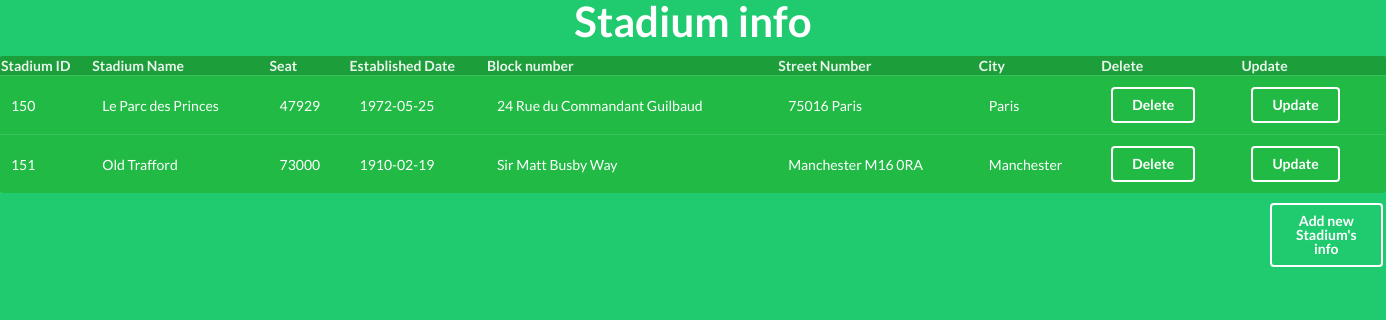
The app's page /crud/read_stadiums.php with its own data.
### tables this page shows
CREATE TABLE `stadiums` (
  `stadium_id` int(11) NOT NULL,
  `stadium_name` varchar(100) NOT NULL,
  `seat` int(11) NOT NULL,
  `established_date` date NOT NULL,
  `block_number` varchar(100) NOT NULL,
  `street_number` varchar(100) NOT NULL,
  `city` varchar(100) NOT NULL
);

### crud/read_stadiums.php (the view, shortened to what this page needs)
<html>
	<head>
		<link rel="stylesheet" href="https://cdnjs.cloudflare.com/ajax/libs/semantic-ui/2.4.1/semantic.min.css">
	</head>
	<body style="background-color: #20CB70">
<h1 style="text-align: center; color: white; font-size: 3rem; line-height: 1">Stadium info</h1>
<?php
	$connect = mysqli_connect( HOST, USER, PASS, DB )
		or die("Can not connect");
	$results = mysqli_query( $connect, "SELECT * FROM stadiums" )
		or die("Can not execute query");
	echo "<table class='ui inverted green table'style='margin: 0 auto;'> \n";
	echo "<th>Stadium ID</th> <th>Stadium Name</th> <th>Seat</th> <th>Established Date</th> <th>Block number</th> <th>Street Number</th> <th>City</th> <th>Delete</th> <th>Update</th> \n";
	while( $rows = mysqli_fetch_array( $results ) ) {
		extract( $rows );
		echo "<tr>";
		echo "<td> $stadium_id </td>";
		echo "<td> $stadium_name </td>";
		echo "<td> $seat</td>";
		echo "<td> $established_date </td>";
		echo "<td> $block_number </td>";
		echo "<td> $street_number </td>";
		echo "<td> $city </td>";
		echo "<td> <a href = 'delete_stadiums.php?stadium_id=$stadium_id'> <button class='ui inverted button'>Delete </button></a> </td>";
		echo "<td> <a href = 'update_input_stadiums.php?stadium_id=$stadium_id&stadium_name=$stadium_name&seat=$seat&established_date=$established_date&block_number=$block_number&street_number=$street_number&city=$city'><button class='ui inverted button'> Update </button></a> </td>";
		echo "</tr> \n";
	}
	echo "</table> \n";
	echo "<p style= 'margin: 10px 0 0 1270px;' ><a href=create_input_stadiums.php><button class='ui inverted button'>Add new Stadium's info</button></a></p>";
?>
</body>
</html>

### records on screen
stadiums: stadium_id "150", stadium_name "Le Parc des Princes", seat "47929", established_date "1972-05-25", block_number "24 Rue du Commandant Guilbaud", street_number "75016 Paris", city "Paris"
stadiums: stadium_id "151", stadium_name "Old Trafford", seat "73000", established_date "1910-02-19", block_number "Sir Matt Busby Way", street_number "Manchester M16 0RA", city "Manchester"
